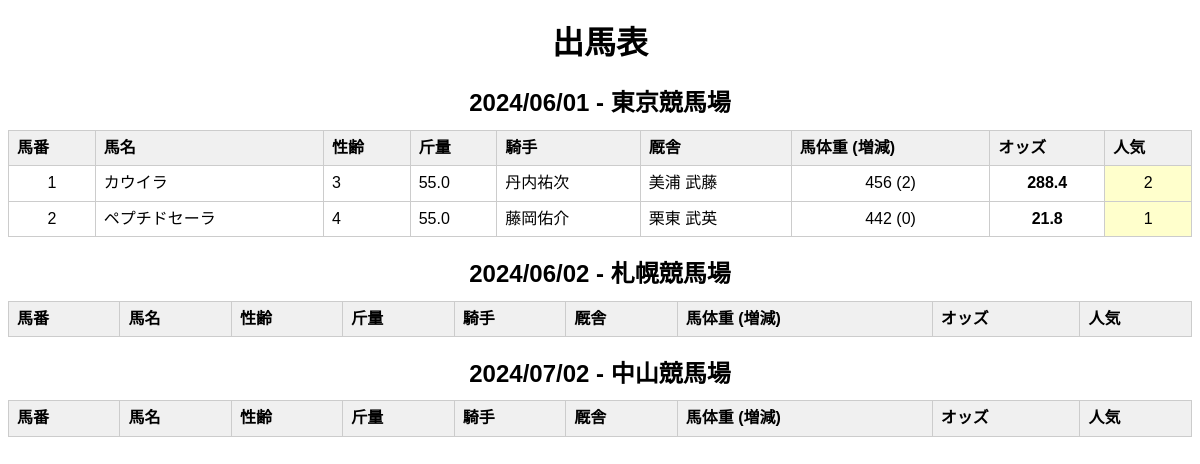
The page /race_card/ on the database its author committed.
### race_app/models.py (models this page shows)
class Race(models.Model):
    date = models.DateField()  # 日付
    location = models.CharField(max_length=100)  # 場所

class Horse(models.Model):
    name = models.CharField(max_length=100)  # 馬名
    age = models.IntegerField()  # 年齢
    weight = models.FloatField()  # 斤量
    odds = models.FloatField()  # オッズ
    popularity = models.IntegerField()  # 人気
    race = models.ForeignKey(Race, on_delete=models.CASCADE)  # レース
    jockey = models.CharField(max_length=100)  # 騎手
    trainer = models.CharField(max_length=100)  # 厩舎
    body_weight = models.IntegerField()  # 馬体重
    body_weight_change = models.IntegerField()  # 馬体重の増減

### race_app/views.py (the view)
# urls.py: path('race_card/', race_card, name='race_card'),
def race_card(request):
    races = Race.objects.all()
    return render(request, 'race_app/race_card.html', {'races': races})

### race_app/templates/race_app/race_card.html (shortened to what this page needs)
{% load static %}
<!DOCTYPE html>
<html>
<head>
    <link rel="stylesheet" href="{% static 'race_app/race_card.css' %}">
</head>
<body>
    <h1>出馬表</h1>
    {% for race in races %}
        <h2>{{ race.date|date:"Y/m/d" }} - {{ race.location }}</h2>
        <table>
            <thead>
                <tr>
                    <th>馬番</th>
                    <th>馬名</th>
                    <th>性齢</th>
                    <th>斤量</th>
                    <th>騎手</th>
                    <th>厩舎</th>
                    <th>馬体重 (増減)</th>
                    <th>オッズ</th>
                    <th>人気</th>
                </tr>
            </thead>
            <tbody>
                {% for horse in race.horse_set.all %}
                    <tr>
                        <td>{{ forloop.counter }}</td>
                        <td>{{ horse.name }}</td>
                        <td>{{ horse.age }}</td>
                        <td>{{ horse.weight }}</td>
                        <td>{{ horse.jockey }}</td>
                        <td>{{ horse.trainer }}</td>
                        <td>{{ horse.body_weight }} ({{ horse.body_weight_change }})</td>
                        <td>{{ horse.odds }}</td>
                        <td>{{ horse.popularity }}</td>
                    </tr>
                {% endfor %}
            </tbody>
        </table>
    {% endfor %}
</body>
</html>

### race_app/static/race_app/race_card.css (style rules this page uses)
body { font-family: "MS PGothic", Osaka, sans-serif; line-height: 1.4; }
h1, h2 { text-align: center; margin-bottom: 10px; }
table { width: 100%; border-collapse: collapse; margin-bottom: 20px; }
th, td { border: 1px solid #ccc; padding: 6px 8px; vertical-align: middle; }
th { background-color: #f0f0f0; font-weight: bold; }
td:nth-child(1), td:nth-child(7), td:nth-child(8), td:nth-child(9) { text-align: center; }
td:nth-child(8) { font-weight: bold; }
td:nth-child(9) { background-color: #ffffcc; }

### race_app/templates/race_app/race_card.html (style rules this page uses)
table { width: 100%; border-collapse: collapse; }
th, td { border: 1px solid black; padding: 8px; text-align: left; }

### rows shown on the page
Race: date "2024/06/01", location "東京競馬場"
Horse: name "カウイラ", age "3", weight "55.0", jockey "丹内祐次", trainer "美浦 武藤", body_weight "456", body_weight_change "2", odds "288.4", popularity "2"
Horse: name "ペプチドセーラ", age "4", weight "55.0", jockey "藤岡佑介", trainer "栗東 武英", body_weight "442", body_weight_change "0", odds "21.8", popularity "1"
Race: date "2024/06/02", location "札幌競馬場"
Race: date "2024/07/02", location "中山競馬場"
